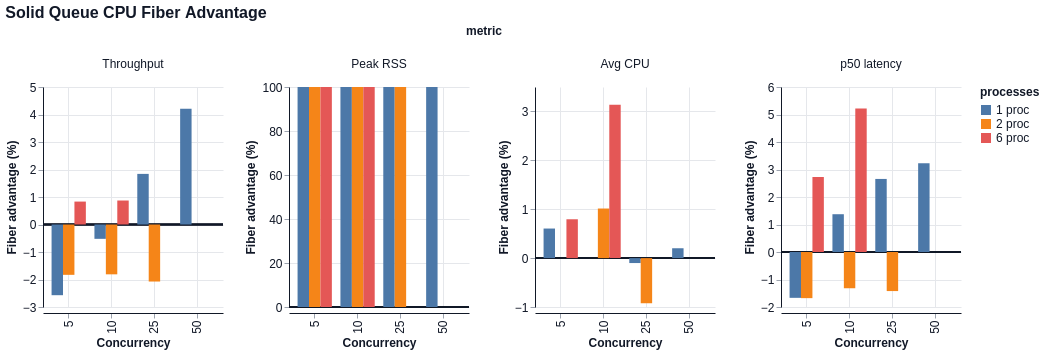

Vega-Lite specification for this chart:
### Vega-Lite specification from a JSON file in a GitHub repository (floating-point values rounded to 4 significant figures)
{"$schema": "https://vega.github.io/schema/vega-lite/v6.json", "title": "Solid Queue CPU Fiber Advantage", "data": {"values": [{"concurrency": 5, "processes": "1 proc", "metric": "Throughput", "value": -2.571}, {"concurrency": 5, "processes": "1 proc", "metric": "Peak RSS", "value": 100.0}, {"concurrency": 5, "processes": "1 proc", "metric": "Avg CPU", "value": 0.6048}, {"concurrency": 5, "processes": "1 proc", "metric": "p50 latency", "value": -1.667}, {"concurrency": 10, "processes": "1 proc", "metric": "Throughput", "value": -0.5212}, {"concurrency": 10, "processes": "1 proc", "metric": "Peak RSS", "value": 100.0}, {"concurrency": 10, "processes": "1 proc", "metric": "Avg CPU", "value": -0.0}, {"concurrency": 10, "processes": "1 proc", "metric": "p50 latency", "value": 1.374}, {"concurrency": 25, "processes": "1 proc", "metric": "Throughput", "value": 1.84}, {"concurrency": 25, "processes": "1 proc", "metric": "Peak RSS", "value": 100.0}, {"concurrency": 25, "processes": "1 proc", "metric": "Avg CPU", "value": -0.101}, {"concurrency": 25, "processes": "1 proc", "metric": "p50 latency", "value": 2.657}, {"concurrency": 50, "processes": "1 proc", "metric": "Throughput", "value": 4.205}, {"concurrency": 50, "processes": "1 proc", "metric": "Peak RSS", "value": 100.0}, {"concurrency": 50, "processes": "1 proc", "metric": "Avg CPU", "value": 0.2016}, {"concurrency": 50, "processes": "1 proc", "metric": "p50 latency", "value": 3.225}, {"concurrency": 5, "processes": "2 proc", "metric": "Throughput", "value": -1.831}, {"concurrency": 5, "processes": "2 proc", "metric": "Peak RSS", "value": 100.0}, {"concurrency": 5, "processes": "2 proc", "metric": "Avg CPU", "value": -0.0}, {"concurrency": 5, "processes": "2 proc", "metric": "p50 latency", "value": -1.678}, {"concurrency": 10, "processes": "2 proc", "metric": "Throughput", "value": -1.812}, {"concurrency": 10, "processes": "2 proc", "metric": "Peak RSS", "value": 100.0}, {"concurrency": 10, "processes": "2 proc", "metric": "Avg CPU", "value": 1.014}, {"concurrency": 10, "processes": "2 proc", "metric": "p50 latency", "value": -1.318}, {"concurrency": 25, "processes": "2 proc", "metric": "Throughput", "value": -2.074}, {"concurrency": 25, "processes": "2 proc", "metric": "Peak RSS", "value": 100.0}, {"concurrency": 25, "processes": "2 proc", "metric": "Avg CPU", "value": -0.9231}, {"concurrency": 25, "processes": "2 proc", "metric": "p50 latency", "value": -1.421}, {"concurrency": 5, "processes": "6 proc", "metric": "Throughput", "value": 0.8336}, {"concurrency": 5, "processes": "6 proc", "metric": "Peak RSS", "value": 100.0}, {"concurrency": 5, "processes": "6 proc", "metric": "Avg CPU", "value": 0.7945}, {"concurrency": 5, "processes": "6 proc", "metric": "p50 latency", "value": 2.727}, {"concurrency": 10, "processes": "6 proc", "metric": "Throughput", "value": 0.8724}, {"concurrency": 10, "processes": "6 proc", "metric": "Peak RSS", "value": 100.0}, {"concurrency": 10, "processes": "6 proc", "metric": "Avg CPU", "value": 3.139}, {"concurrency": 10, "processes": "6 proc", "metric": "p50 latency", "value": 5.222}]}, "facet": {"column": {"field": "metric", "type": "nominal", "sort": ["Throughput", "Peak RSS", "Avg CPU", "p50 latency"]}}, "spec": {"width": 180, "height": 220, "layer": [{"mark": {"type": "rule", "color": "#111827", "strokeWidth": 1.5, "opacity": 0.75}, "encoding": {"y": {"datum": 0, "type": "quantitative", "title": "Fiber advantage (%)"}}}, {"mark": {"type": "bar", "tooltip": true}, "encoding": {"x": {"field": "concurrency", "type": "ordinal", "title": "Concurrency"}, "xOffset": {"field": "processes", "type": "nominal", "sort": ["1 proc", "2 proc", "6 proc"]}, "y": {"field": "value", "type": "quantitative", "title": "Fiber advantage (%)", "stack": null}, "color": {"field": "processes", "type": "nominal", "sort": ["1 proc", "2 proc", "6 proc"]}, "tooltip": [{"field": "metric", "type": "nominal"}, {"field": "concurrency", "type": "quantitative"}, {"field": "processes", "type": "nominal"}, {"field": "value", "type": "quantitative"}]}}]}, "resolve": {"scale": {"y": "independent"}}, "config": {"background": "white", "axis": {"labelFont": "Helvetica", "titleFont": "Helvetica", "labelFontSize": 12, "titleFontSize": 12, "labelColor": "#111827", "titleColor": "#111827", "domainColor": "#111827", "tickColor": "#9ca3af", "grid": true, "gridColor": "#e5e7eb"}, "header": {"labelFont": "Helvetica", "titleFont": "Helvetica", "labelFontSize": 12, "titleFontSize": 12, "labelColor": "#111827", "titleColor": "#111827"}, "legend": {"labelFont": "Helvetica", "titleFont": "Helvetica", "labelFontSize": 12, "titleFontSize": 12, "labelColor": "#111827", "titleColor": "#111827"}, "title": {"font": "Helvetica", "fontSize": 16, "anchor": "start", "color": "#111827"}, "view": {"stroke": null}}}
